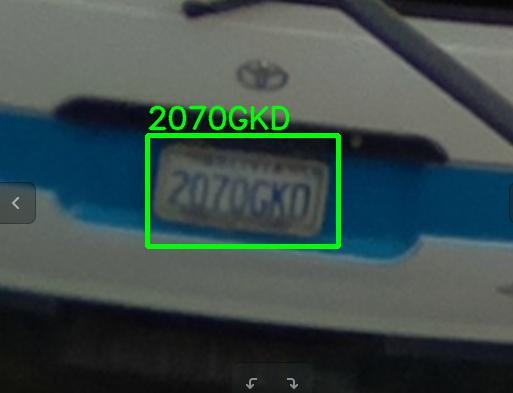
#> input picture WORKDIR/2017-07-08-21-14-2/2017-07-08-21-14-2_video0000.jpg, 513 x 393 px; its folder holds only this picture in this run
$ python -i utils.py   (imports and definitions only)
#> lines starting #> are read from the running program, lines starting #| are printed output that depends on the picture
# -*- coding: utf-8 -*-
import cv2
import glob
import json
import numpy as np
import os
import subprocess
from subprocess import call


def check_folder(path_to_file, extention):
	cv_img = []
	there_files = False
	path = path_to_file
	for img in glob.glob("{}*.{}".format(path,extention)):
	    n = cv2.imread(img)
	    cv_img.append(n)
	if len(cv_img) != 0:
		#print(cv_img)
		print('Folder not empty, folder len is ..', len(cv_img))
		there_files = True
		return there_files
	else:
		print('No files in {}!!'.format(path_to_file))
		return False


def get_plates(result):
	plates = result['candidates'][0]
	return plates
	#print(plates)


def get_plate_region(result):
	region = result['coordinates'][0]
	return region

#from pandas.io.json import json_normalize

def get_json_from_api(image):

	print(image)
	cmd = ['curl','X', 'POST', '-F','image=@{}'.format(image),'https://api.openalpr.com/v2/recognize?recognize_vehicle=1&country=us&secret_key=sk_DEMODEMODEMODEMODEMODEMO']

	p = subprocess.Popen(cmd, stdout=subprocess.PIPE, stderr=subprocess.PIPE, stdin=subprocess.PIPE)
	out, err= p.communicate()
	out = out.decode('utf-8')

	m = out
	n = json.dumps(m)
	o = json.loads(n)
	return str(o)

def read_data(img_glob):
	files = []
	for fname in sorted(glob.glob(img_glob)):
		print('...',fname)

		#img = cv2.imread(fname)[:, :, 0].astype(np.float32) / 255.
		img = cv2.imread(fname)

	##############################################
	# HER LEFT TO CHABNGE BITWHISECHANGE FROM BGR TO RGB in img
		img = cv2.cvtColor(img, cv2.COLOR_BGR2RGB)
	####################################
		date = fname.split("/")[1][0:19]

		code = fname.split("/")[1][-13:-4]

		files.append([fname,img,code,date])
		#os.remove(fname)

	return files


def send(FILE_TO_UPLOAD):
	cmd = './Dropbox-Uploader/dropbox_uploader.sh upload {} {}'.format(FILE_TO_UPLOAD,FILE_TO_UPLOAD)
	call([cmd], shell=True)

>>> import cv2
>>> picture = cv2.imread('WORKDIR/2017-07-08-21-14-2/2017-07-08-21-14-2_video0000.jpg', cv2.IMREAD_GRAYSCALE)
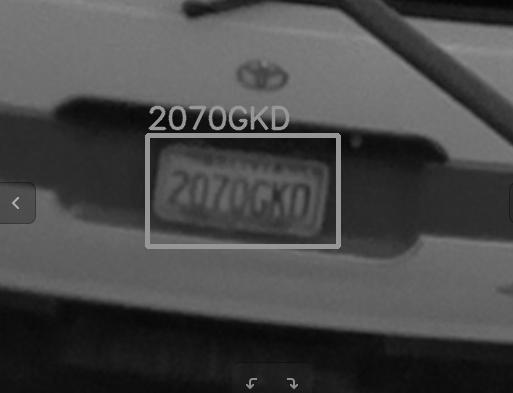
#> picture: shape (393, 513); min 0, max 190, mean 72.4
#> (the run stopped early here; a loop or call above may not have finished)

$ run again, on WORKDIR/2017-07-08-21-14-2/2017-07-08-21-14-2_video0002.jpg
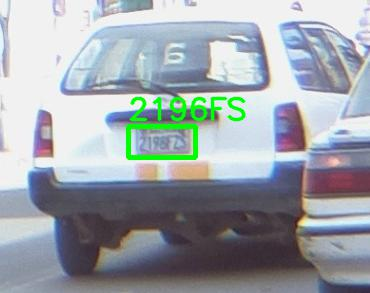
#> input picture WORKDIR/2017-07-08-21-14-2/2017-07-08-21-14-2_video0002.jpg, 370 x 293 px
#> `picture = cv2.imread('WORKDIR/2017-07-08-21-14-2/2017-07-08-21-14-2_vi..`:
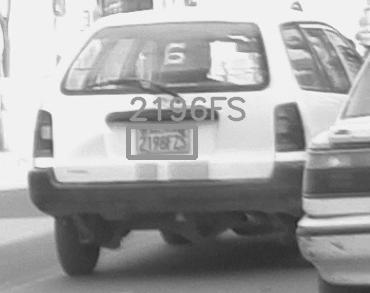
#> picture: shape (293, 370); min 40, max 255, mean 163

$ run again, on WORKDIR/2017-07-08-21-14-2/video0000.jpg
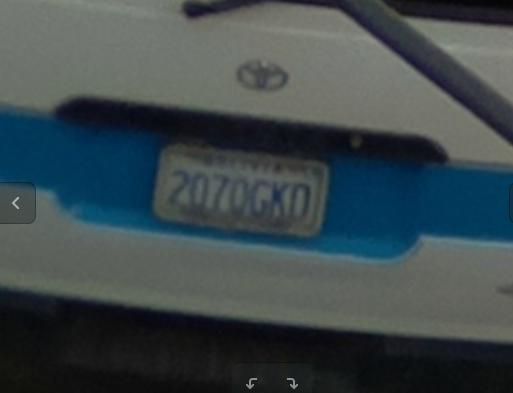
#> input picture WORKDIR/2017-07-08-21-14-2/video0000.jpg, 513 x 393 px
#> `picture = cv2.imread('WORKDIR/2017-07-08-21-14-2/2017-07-08-21-14-2_vi..`:
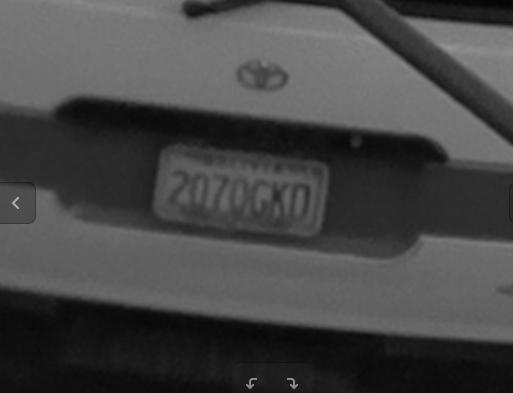
#> picture: shape (393, 513); min 4, max 190, mean 70.2
